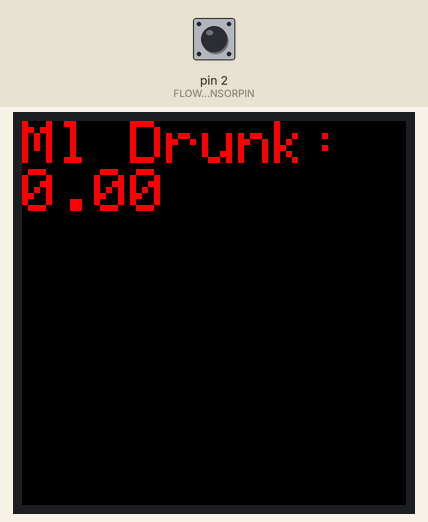
A sketch run on a simulated Arduino Uno, built with avr-gcc and run on an emulated ATmega328P. On the bench: 128×128 colour display. The inputs (shaded band) are chosen by the test bench; at power-on: pin 2 (FLOWSENSORPIN) HIGH. What the sketch prints to the serial monitor is not drawn.

Above: at 1.3 s.
1.4 s: pin 2 (FLOWSENSORPIN) pulsed LOW 2 times (0.12 s each, 0.3 s apart)
At 3.2 s:
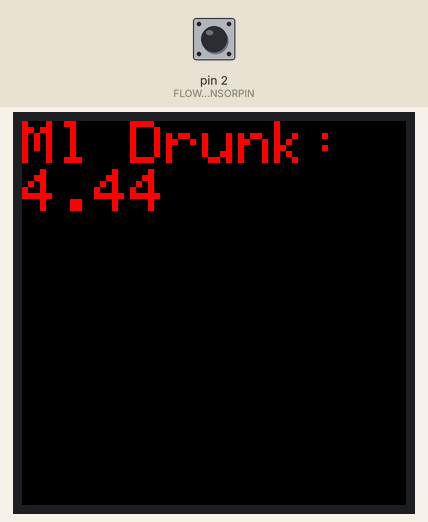
Timing chart, 0 to 4.7 s (numbered marks = the images above; inputs shaded):
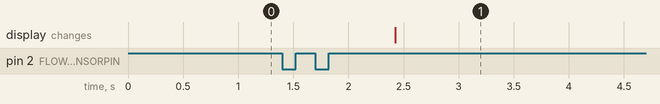

Measured:
- after the input at 1.4 s, the display: changes after 1.0 s (image 1)

The sketch:

CodeWaterSensor.ino
```cpp
#include "LiquidCrystal.h"
#include <Adafruit_GFX.h>    // Core graphics library

#include <Adafruit_ST7735.h> // Hardware-specific library

#include <SPI.h>


// For the breakout, you can use any 2 or 3 pins

// These pins will also work for the 1.8" TFT shield

#define TFT_CS     10

#define TFT_RST    9  // you can also connect this to the Arduino reset

                      // in which case, set this #define pin to -1!

#define TFT_DC     8


// Option 1 (recommended): must use the hardware SPI pins

// (for UNO thats sclk = 13 and sid = 11) and pin 10 must be

// an output. This is much faster - also required if you want

// to use the microSD card (see the image drawing example)

Adafruit_ST7735 tft = Adafruit_ST7735(TFT_CS,  TFT_DC, TFT_RST);


// which pin to use for reading the sensor? can use any pin!
#define FLOWSENSORPIN 2

// count how many pulses!
volatile uint16_t pulses = 0;
// track the state of the pulse pin
volatile uint8_t lastflowpinstate;
// you can try to keep time of how long it is between pulses
volatile uint32_t lastflowratetimer = 0;
// and use that to calculate a flow rate
volatile float flowrate;
// Interrupt is called once a millisecond, looks for any pulses from the sensor!
SIGNAL(TIMER0_COMPA_vect) {
  uint8_t x = digitalRead(FLOWSENSORPIN);

  if (x == lastflowpinstate) {
    lastflowratetimer++;
    return; // nothing changed!
  }

  if (x == HIGH) {
    //low to high transition!
    pulses++;
  }
  lastflowpinstate = x;
  flowrate = 1000.0;
  flowrate /= lastflowratetimer;  // in hertz
  lastflowratetimer = 0;
}

void useInterrupt(boolean v) {
  if (v) {
    // Timer0 is already used for millis() - we'll just interrupt somewhere
    // in the middle and call the "Compare A" function above
    OCR0A = 0xAF;
    TIMSK0 |= _BV(OCIE0A);
  } else {
    // do not call the interrupt function COMPA anymore
    TIMSK0 &= ~_BV(OCIE0A);
  }
}

void setup() {
   Serial.begin(9600);
   Serial.print("Flow sensor test!");

   tft.initR(INITR_144GREENTAB);   // initialize a ST7735S chip, black tab

   uint16_t time = millis();
   tft.fillScreen(ST7735_BLACK);
   time = millis() - time;

   pinMode(FLOWSENSORPIN, INPUT);
   digitalWrite(FLOWSENSORPIN, HIGH);
   lastflowpinstate = digitalRead(FLOWSENSORPIN);
   useInterrupt(true);
}

void testdrawtext(const char *text, uint16_t color) {
  tft.setCursor(0, 0);
  tft.setTextColor(color);
  tft.setTextWrap(true);
  tft.print(text);
}

void loop()                     // run over and over again
{
  //more info on water
  Serial.print("Freq: "); Serial.println(flowrate);
  Serial.print("Pulses: "); Serial.println(pulses, DEC);


  float liters = pulses;
  liters /= 7.5;
  liters /= 60.0;

  //printing to serial after converting to mL
  Serial.print((1000*liters)); Serial.println(" MilliLiters");
  tft.fillScreen(ST7735_BLACK);
  tft.setTextSize(2);
  tft.setTextColor(ST7735_RED);

  tft.setCursor(0,0);
  String myRead= String(liters*1000);
  tft.println("Ml Drunk:");
  tft.println(myRead);
  //testdrawtext(myRead.c_str(), ST7735_WHITE);

  delay(1000);

  delay(100);
}
```
